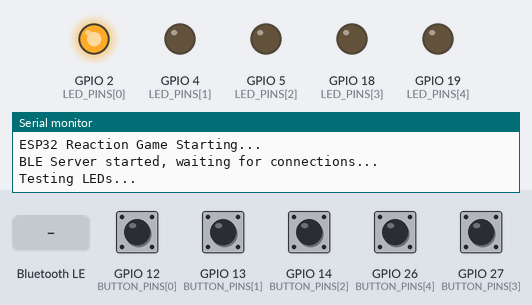
A sketch run on a simulated ESP32. Parts: output pins drawn as LEDs (lit = HIGH), the last lines printed to the serial monitor. The test bench sets the inputs (shaded band); at power-on: GPIO 12 (BUTTON_PINS[0]), GPIO 13 (BUTTON_PINS[1]), GPIO 14 (BUTTON_PINS[2]), GPIO 26 (BUTTON_PINS[4]), GPIO 27 (BUTTON_PINS[3]) HIGH. Random numbers use the default seed unless the sketch sets one; nothing arrives over Bluetooth unless stated; a phone connects over Bluetooth LE 3 s after start.

Above: at 0.1 s.
At 0.7 s:
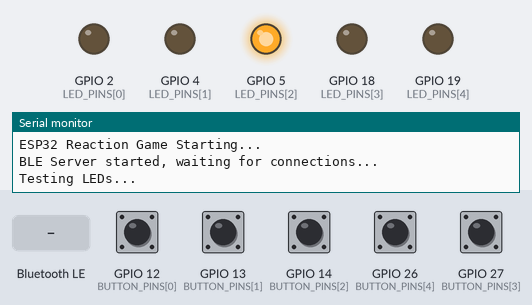
At 3.9 s:
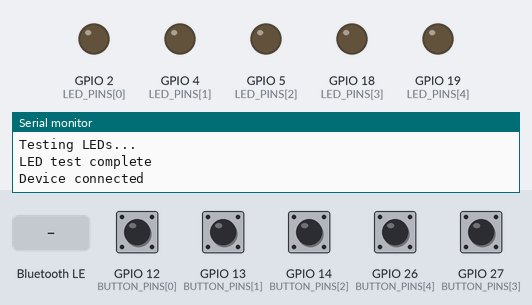
4.0 s: Bluetooth LE write "START:" received
5.5 s: Bluetooth LE write "STOP" received
7.0 s: Bluetooth LE write "5" received
Timing chart, 0 to 10.0 s (numbered marks = the images above; inputs shaded):
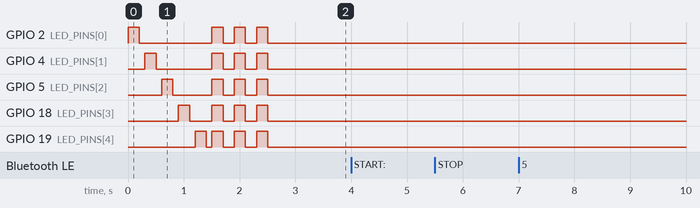

The sketch:

v2_bluetooth.ino
```cpp
#include "BLEDevice.h"
#include "BLEServer.h"
#include "BLEUtils.h"
#include "BLE2902.h"

// BLE Configuration - Must match web app
#define SERVICE_UUID        "12345678-1234-1234-1234-123456789abc"
#define CHARACTERISTIC_UUID "87654321-4321-4321-4321-cba987654321"

// Pin Definitions
const int LED_PINS[] = {2, 4, 5, 18, 19};        // LED pins (Red, Green, Blue, Yellow, Purple)
const int BUTTON_PINS[] = {12, 13, 14, 27, 26};  // Button pins corresponding to LEDs
const int NUM_LEDS = 5;

// Game Variables
bool gameActive = false;
int currentLED = -1;
int score = 0;
unsigned long gameStartTime = 0;
unsigned long gameDuration = 30000; // Default 30 seconds
unsigned long lastLEDChange = 0;
unsigned long ledChangeInterval = 1500; // Change LED every 1.5 seconds

// BLE Variables
BLEServer* pServer = NULL;
BLECharacteristic* pCharacteristic = NULL;
bool deviceConnected = false;
bool oldDeviceConnected = false;

// Button debouncing
unsigned long lastButtonPress[NUM_LEDS] = {0};
const unsigned long debounceDelay = 50;

// Function declarations
void startGame(int duration);
void stopGame();
void endGame();
void handleGameLogic();
void changeToRandomLED();
void checkButtons();
void handleButtonPress(int buttonIndex);
void sendData(String data);
void testLEDs();

class MyServerCallbacks: public BLEServerCallbacks {
    void onConnect(BLEServer* pServer) {
      deviceConnected = true;
      Serial.println("Device connected");
    };

    void onDisconnect(BLEServer* pServer) {
      deviceConnected = false;
      Serial.println("Device disconnected");
    }
};

class MyCallbacks: public BLECharacteristicCallbacks {
    void onWrite(BLECharacteristic *pCharacteristic) {
      String value = pCharacteristic->getValue().c_str();
      Serial.println("Received: " + value);

      if (value.startsWith("START:")) {
        int duration = value.substring(6).toInt();
        startGame(duration);
      } else if (value == "STOP") {
        stopGame();
      }
    }
};

void setup() {
  Serial.begin(115200);
  Serial.println("ESP32 Reaction Game Starting...");

  // Initialize pins
  for (int i = 0; i < NUM_LEDS; i++) {
    pinMode(LED_PINS[i], OUTPUT);
    pinMode(BUTTON_PINS[i], INPUT_PULLUP);
    digitalWrite(LED_PINS[i], LOW);
  }

  // Initialize BLE
  BLEDevice::init("ESP32_Reaction_Game");
  pServer = BLEDevice::createServer();
  pServer->setCallbacks(new MyServerCallbacks());

  BLEService *pService = pServer->createService(SERVICE_UUID);

  pCharacteristic = pService->createCharacteristic(
                      CHARACTERISTIC_UUID,
                      BLECharacteristic::PROPERTY_READ |
                      BLECharacteristic::PROPERTY_WRITE |
                      BLECharacteristic::PROPERTY_NOTIFY
                    );

  pCharacteristic->setCallbacks(new MyCallbacks());
  pCharacteristic->addDescriptor(new BLE2902());

  pService->start();

  BLEAdvertising *pAdvertising = BLEDevice::getAdvertising();
  pAdvertising->addServiceUUID(SERVICE_UUID);
  pAdvertising->setScanResponse(false);
  pAdvertising->setMinPreferred(0x0);
  BLEDevice::startAdvertising();

  Serial.println("BLE Server started, waiting for connections...");

  // Test LEDs on startup
  testLEDs();
}

void loop() {
  // Handle BLE connection changes
  if (!deviceConnected && oldDeviceConnected) {
    delay(500);
    pServer->startAdvertising();
    Serial.println("Start advertising");
    oldDeviceConnected = deviceConnected;
  }

  if (deviceConnected && !oldDeviceConnected) {
    oldDeviceConnected = deviceConnected;
  }

  // Game logic
  if (gameActive) {
    handleGameLogic();
    checkButtons();

    // Check if game time is up
    if (millis() - gameStartTime >= gameDuration) {
      endGame();
    }
  }

  delay(10);
}

void startGame(int duration) {
  if (!deviceConnected) return;

  Serial.println("Starting game for " + String(duration) + " seconds");

  gameActive = true;
  score = 0;
  gameDuration = duration * 1000; // Convert to milliseconds
  gameStartTime = millis();
  lastLEDChange = millis();

  // Turn off all LEDs
  for (int i = 0; i < NUM_LEDS; i++) {
    digitalWrite(LED_PINS[i], LOW);
  }

  // Start with first LED
  changeToRandomLED();

  // Send initial score
  sendData("SCORE:" + String(score));
}

void stopGame() {
  if (!gameActive) return;

  Serial.println("Game stopped");
  endGame();
}

void endGame() {
  gameActive = false;
  currentLED = -1;

  // Turn off all LEDs
  for (int i = 0; i < NUM_LEDS; i++) {
    digitalWrite(LED_PINS[i], LOW);
  }

  // Send final score
  sendData("FINAL:" + String(score));
  sendData("LED:0"); // Clear active LED display

  Serial.println("Game ended. Final score: " + String(score));
}

void handleGameLogic() {
  // Change LED at intervals
  if (millis() - lastLEDChange >= ledChangeInterval) {
    changeToRandomLED();
    lastLEDChange = millis();
  }
}

void changeToRandomLED() {
  // Turn off current LED
  if (currentLED >= 0) {
    digitalWrite(LED_PINS[currentLED], LOW);
  }

  // Choose new random LED (different from current)
  int newLED;
  do {
    newLED = random(0, NUM_LEDS);
  } while (newLED == currentLED && NUM_LEDS > 1);

  currentLED = newLED;
  digitalWrite(LED_PINS[currentLED], HIGH);

  // Send LED update to web app
  sendData("LED:" + String(currentLED + 1)); // Send 1-based index

  Serial.println("LED " + String(currentLED + 1) + " is now active");
}

void checkButtons() {
  for (int i = 0; i < NUM_LEDS; i++) {
    // Check if button is pressed (with debouncing)
    if (digitalRead(BUTTON_PINS[i]) == LOW &&
        millis() - lastButtonPress[i] > debounceDelay) {

      lastButtonPress[i] = millis();
      handleButtonPress(i);
    }
  }
}

void handleButtonPress(int buttonIndex) {
  Serial.println("Button " + String(buttonIndex + 1) + " pressed");

  if (buttonIndex == currentLED) {
    // Correct button pressed
    score++;
    sendData("SCORE:" + String(score));
    Serial.println("Correct! Score: " + String(score));

    // Immediately change to new LED
    changeToRandomLED();
    lastLEDChange = millis();

    // Increase difficulty by reducing interval slightly
    if (ledChangeInterval > 800) {
      ledChangeInterval -= 50;
    }

  } else {
    // Wrong button pressed
    sendData("WRONG");
    Serial.println("Wrong button!");
  }
}

void sendData(String data) {
  if (deviceConnected) {
    pCharacteristic->setValue(data.c_str());
    pCharacteristic->notify();
    Serial.println("Sent: " + data);
  }
}

void testLEDs() {
  Serial.println("Testing LEDs...");

  // Light up each LED in sequence
  for (int i = 0; i < NUM_LEDS; i++) {
    digitalWrite(LED_PINS[i], HIGH);
    delay(200);
    digitalWrite(LED_PINS[i], LOW);
    delay(100);
  }

  // Flash all LEDs
  for (int flash = 0; flash < 3; flash++) {
    for (int i = 0; i < NUM_LEDS; i++) {
      digitalWrite(LED_PINS[i], HIGH);
    }
    delay(200);
    for (int i = 0; i < NUM_LEDS; i++) {
      digitalWrite(LED_PINS[i], LOW);
    }
    delay(200);
  }

  Serial.println("LED test complete");
}
```
